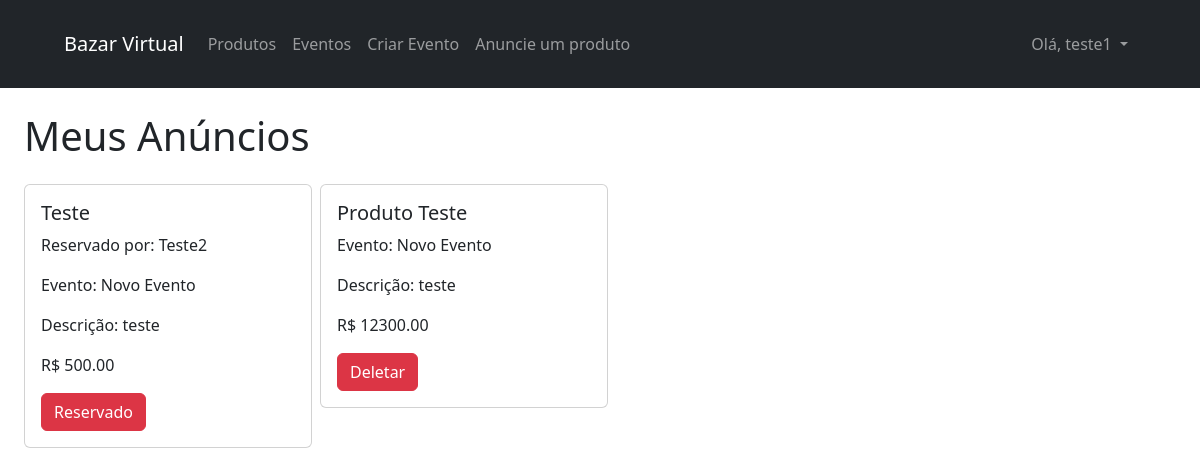
Before: /meusanuncios/ (signed in) with the older database file.
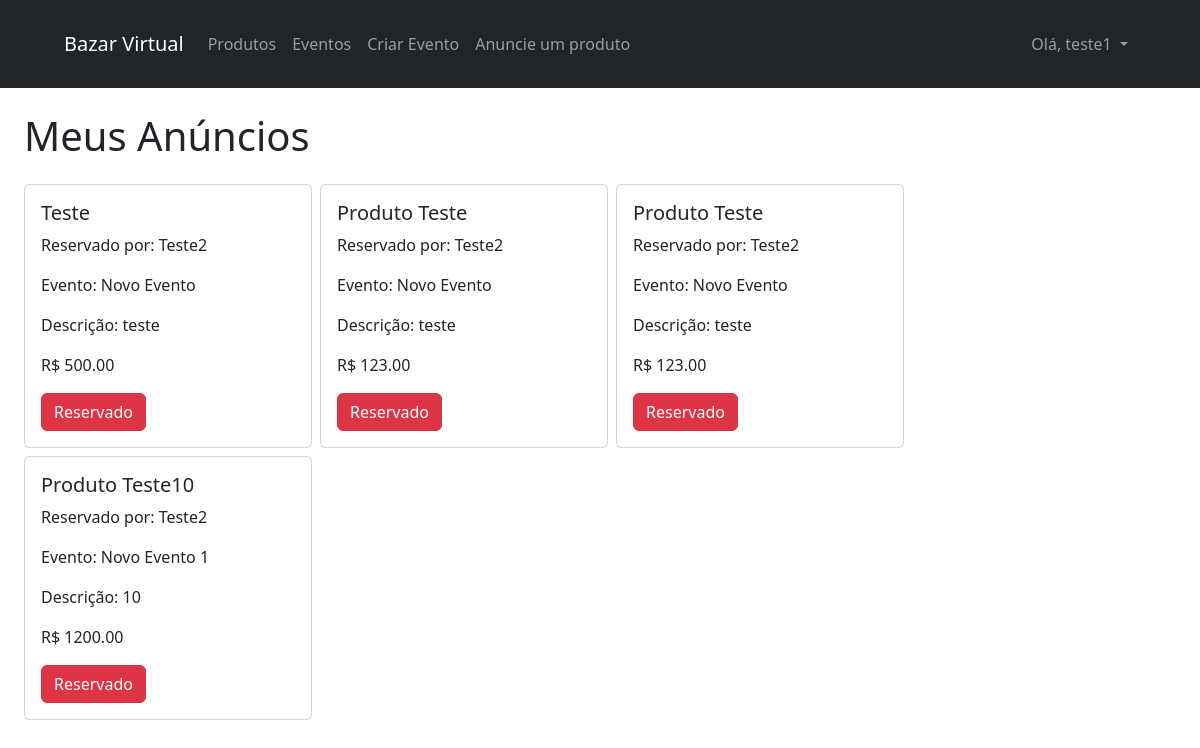
After: the same page with the newer database file.
### plataform/models.py (models this page shows, shortened)
class Reserva(models.Model):
    usuario = models.ForeignKey(Usuario, on_delete=models.CASCADE)
    produto = models.ForeignKey(Produto, on_delete=models.CASCADE)

class Produto(models.Model):
    usuario = models.ForeignKey(Usuario, on_delete=models.CASCADE)
    evento = models.ForeignKey(Evento, on_delete=models.CASCADE)
    descricao = models.CharField(max_length=200)
    nome = models.CharField(max_length=50)
    preco = models.DecimalField(max_digits=9, decimal_places=2)
    ehReservado = models.BooleanField(default=False)

class Usuario(models.Model):
    user = models.OneToOneField(User, on_delete=models.CASCADE)
    def __str__(self):
        return f"{self.user.username}"

class Evento(models.Model):
    usuario = models.ForeignKey(Usuario, on_delete=models.CASCADE)
    nome = models.CharField(max_length=100)
    descricao = models.CharField(max_length=200)
    def __str__(self):
        return f"{self.nome}"

### plataform/views.py (the view)
# urls.py: path('meusanuncios/', views.MeusAnuncios.as_view(), name="meusAnuncios"),
@method_decorator(login_required(login_url="/login/"), name='dispatch')
class MeusAnuncios(View):
    def get(self, request, *args, **kwargs):
        produtos = Produto.objects.filter(usuario_id = request.user.usuario.id).filter(ehReservado = False)
        anuncios = Produto.objects.filter(usuario_id = request.user.usuario.id)
        reservados = Reserva.objects.filter(produto__usuario = request.user.usuario)
        contexto = {'anuncios': anuncios, 'reservados': reservados, 'produtos': produtos}
        return render(request, 'meusAnuncios/index.html', contexto)

### plataform/templates/meusAnuncios/index.html (shortened to what this page needs)
{% extends 'layouts/index.html' %}
{% load static %}
{% block content %}
    <main class="container-fluid px-4 mb-5">
        <h2 class="mb-4 fs-1">Meus Anúncios</h2>
        <section class="d-flex flex-row flex-wrap align-items-start gap-2">
    {% if anuncios %}
        {% for reservado in reservados %}
            <div class="card" style="width: 18rem;">
                <div class="card-body">
                <h5 class="card-title">{{reservado.produto.nome | title}}</h5>
                <p class="card-text">Reservado por: {{reservado.usuario | title}} </p>
                <p class="card-text">Evento: {{reservado.produto.evento | title}} </p>
                <p class="card-text">Descrição: {{reservado.produto.descricao}}</p>
                <p class="card-text">R$ {{reservado.produto.preco}}</p>
                <a href="#" class="btn btn-danger" style="pointer-events: none;">Reservado</a>
                </div>
            </div>
        {% endfor %}
        {% for produto in produtos %}
            <div class="card" style="width: 18rem;">
                <div class="card-body">
                <h5 class="card-title">{{produto.nome | title}}</h5>
                <p class="card-text">Evento: {{produto.evento | title}} </p>
                <p class="card-text">Descrição: {{produto.descricao}}</p>
                <p class="card-text">R$ {{produto.preco}}</p>
                {% if produto.ehReservado == False %}
                    <a href="{% url 'plataform:deleteAnuncio' produto.id %}" class="btn btn-danger">Deletar</a>
                {% else %}
                    <a href="{% url 'plataform:deleteAnuncio' produto.id %}" class="btn btn-danger" style="pointer-events: none;">Reservado</a>
                {% endif %}
                </div>
            </div>
        {% endfor %}
    {% else %}
        <h2>Você não possui anúncios cadastrados</h2>
    {% endif %}
        </section>
    </main>
{% endblock %}

### plataform/templates/layouts/index.html (shortened to what this page needs)
{% load static %}
<!DOCTYPE html>
<html lang="en">
<head>
    <link rel="stylesheet" href="https://cdn.jsdelivr.net/npm/bootstrap@5.2.0/dist/css/bootstrap.min.css">
</head>
<body>
    <header class="mb-4">
        <nav class="navbar navbar-expand-lg navbar-dark bg-dark">
            <div class="container-fluid m-3 px-5">
                <a href="/" class="navbar-brand">Bazar Virtual</a>
                <div class="collapse navbar-collapse" id="navbarCollapse">
                    <div class="navbar-nav">
                        {% if request.get_full_path == '/' %}
                        <a href="/" class="nav-item nav-link active">Produtos</a>
                        {% else %}
                        <a href="/" class="nav-item nav-link">Produtos</a>
                        {% endif %}
                        {% if request.get_full_path == '/eventos/' %}
                            <a href="{% url 'plataform:eventos' %}" class="nav-item nav-link active">Eventos</a>
                        {% else %}
                            <a href="{% url 'plataform:eventos' %}" class="nav-item nav-link">Eventos</a>
                        {% endif %}
                        {% if request.get_full_path == '/cadastrarevento/' %}
                            <a href="{% url 'plataform:cadastroEvento' %}" class="nav-item nav-link active"> Criar Evento</a>
                        {% else %}
                            <a href="{% url 'plataform:cadastroEvento' %}" class="nav-item nav-link"> Criar Evento</a>
                        {% endif %}
                        {% if request.get_full_path == '/cadastrarproduto/' %}
                            <a href="{% url 'plataform:cadastroProduto' %}" class="nav-item nav-link active"> Anuncie um produto</a>
                        {% else %}
                            <a href="{% url 'plataform:cadastroProduto' %}" class="nav-item nav-link"> Anuncie um produto</a>
                        {% endif %}
                    </div>
                    {% if request.user.usuario is None %}
                    <div class="navbar-nav ms-auto">
                        <a href="{% url 'plataform:cadastro' %}" class="nav-item nav-link">Cadastrar-se</a>
                        <a href="{% url 'plataform:login' %}" class="nav-item nav-link">Login</a>
                    </div>
                    {% else %}
                    <div class="navbar-nav ms-auto">
                        <li class="nav-item dropdown">
                            <a class="nav-link dropdown-toggle" href="#" role="button" data-bs-toggle="dropdown" aria-expanded="false">
                                Olá, {{ user.username }}
                            </a>
                        </li>
                    </div>
                    {% endif %}
                </div>
            </div>
        </nav>
    </header>
    {% block content %}
    {% endblock %}
</body>
</html>

Changed rows visible on the page:
removed Produto: nome "Produto Teste", evento "Novo Evento", descricao "teste", preco "12300.00", ehReservado "Deletar"
added Reserva: produto.nome "Produto Teste", usuario "Teste2", produto.evento "Novo Evento", produto.descricao "teste", produto.preco "123.00"
added Reserva: produto.nome "Produto Teste", usuario "Teste2", produto.evento "Novo Evento", produto.descricao "teste", produto.preco "123.00"
added Reserva: produto.nome "Produto Teste10", usuario "Teste2", produto.evento "Novo Evento 1", produto.descricao "10", produto.preco "1200.00"
